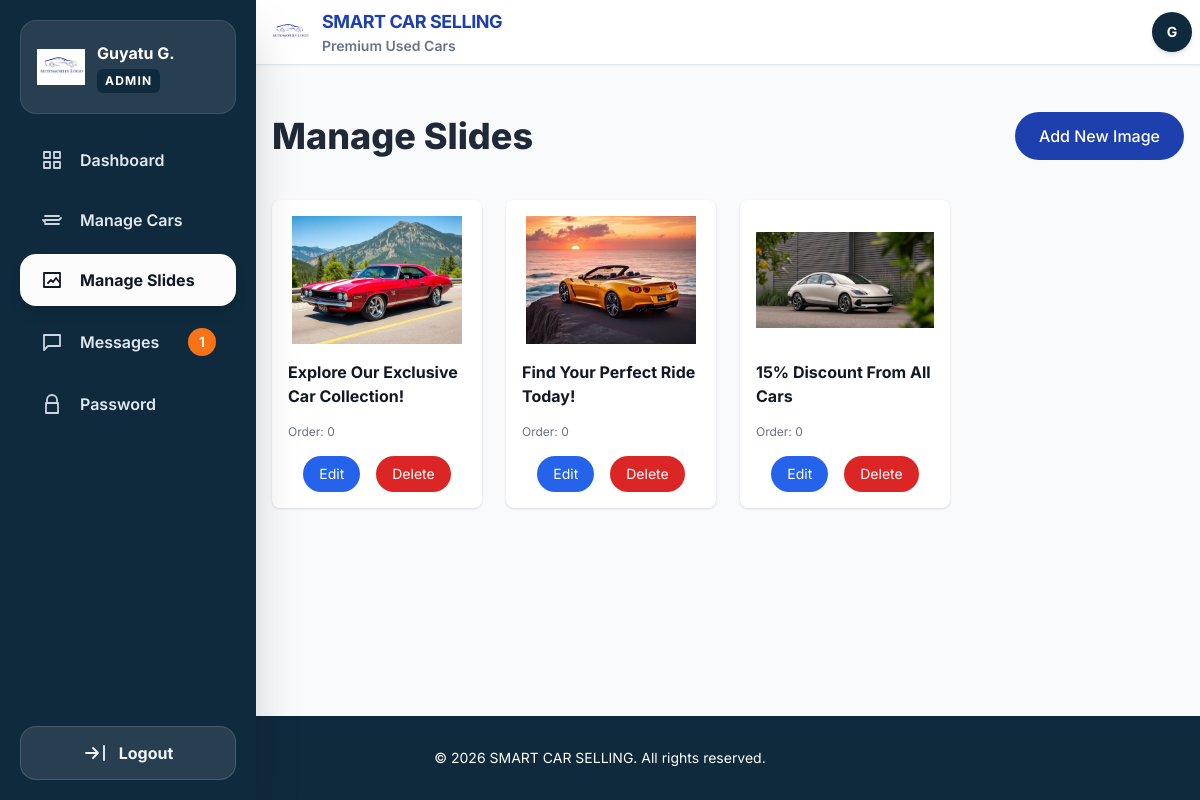
Screenshot of /admin/hero_images.php (signed in) with the database file from the repository.
### tables this page shows
CREATE TABLE IF NOT EXISTS `users` (
  `id` int(11) NOT NULL AUTO_INCREMENT,
  `username` varchar(50) NOT NULL,
  `password` varchar(255) NOT NULL,
  `role` enum('super_admin','admin','user') DEFAULT 'admin',
  `created_at` datetime DEFAULT current_timestamp(),
  `email` varchar(100) NOT NULL DEFAULT '',
  `name` varchar(100) NOT NULL DEFAULT '',
  `phone` varchar(20) DEFAULT NULL,
  `force_password_change` tinyint(1) NOT NULL DEFAULT 0,
  PRIMARY KEY (`id`)
);

CREATE TABLE IF NOT EXISTS `hero_images` (
  `id` int(11) NOT NULL AUTO_INCREMENT,
  `title` varchar(255) NOT NULL DEFAULT '',
  `description` text DEFAULT NULL,
  `image_path` varchar(500) NOT NULL,
  `order` int(11) DEFAULT 0,
  `created_at` timestamp NOT NULL DEFAULT current_timestamp(),
  `updated_at` timestamp NOT NULL DEFAULT current_timestamp() ON UPDATE current_timestamp(),
  PRIMARY KEY (`id`)
);

### site_settings.php (called while the page is built, shortened)
<?php
function get_site_settings(PDO $pdo): array
{
    $defaults = [
        'site_name' => 'Smart Car Selling',
        'tagline' => 'Premium Used Cars',
        'logo_path' => 'car.png',
        'contact_phone' => '',
        'additional_phones' => '[]',
        'contact_email' => '',
        'address' => '',
        'primary_color' => '#1E40AF',
        'accent_color' => '#F59E0B',
        'header_color' => '#F3F4F6',
        'footer_color' => '#172554',
        'header_content_color' => '#1E40AF',
        'footer_content_color' => '#FFFFFF',
    ];
    $stmt = $pdo->query('SELECT setting_key, setting_value FROM site_settings');
    foreach ($stmt->fetchAll(PDO::FETCH_ASSOC) as $setting) {
        if (array_key_exists($setting['setting_key'], $defaults)) {
            $defaults[$setting['setting_key']] = $setting['setting_value'];
        }
    }
    return $defaults;
}

### admin/session.php (called while the page is built, shortened)
<?php
require_once __DIR__ . '/config.php';
$stmt = $pdo->prepare("SELECT id, name, email, phone, role, force_password_change FROM users WHERE id = ? AND role IN ('admin', 'super_admin')");
$stmt->execute([$_SESSION['admin_id']]);
$admin = $stmt->fetch(PDO::FETCH_ASSOC);
$displayName = !empty($admin['name'])
    ? $admin['name']
    : ($admin['email'] ?: $admin['phone']);
require_once __DIR__ . '/../site_settings.php';
$siteSettings = get_site_settings($pdo);
$adminLogoPath = '../' . ltrim($siteSettings['logo_path'], '/');

### admin/hero_images.php (the view, shortened to what this page needs)
<?php
require_once __DIR__ . '/session.php';
$stmt = $pdo->query("SELECT * FROM hero_images ORDER BY `order` ASC, created_at DESC");
$images = $stmt->fetchAll(PDO::FETCH_ASSOC);
?>
<!DOCTYPE html>
<html lang="en" class="scroll-smooth">
<head>
  <script src="https://cdn.tailwindcss.com"></script>
</head>
<body class="bg-gray-100 dark:bg-gray-900 text-gray-900 dark:text-gray-100 min-h-screen flex flex-col">
  <?php include __DIR__ . '/header.php'; ?>
  <?php $activeSidebar = 'slides'; include __DIR__ . '/sidebar.php'; ?>
  <main id="main-content" class="flex-1 transition-all duration-300 bg-gray-50 w-full pt-16 px-4">
    <div class="max-w-7xl mx-auto py-12">
      <div class="flex justify-between items-center mb-10">
        <h1
          class="text-lg xs:text-xl sm:text-2xl md:text-3xl lg:text-4xl font-extrabold text-gray-800 whitespace-nowrap">
          Manage Slides</h1>
        <button id="add-image-btn"
          class="bg-primary hover:bg-blue-700 text-white px-4 py-2 sm:px-6 sm:py-3 rounded-full font-medium transition text-sm sm:text-base whitespace-nowrap">
          Add New Image
        </button>
      </div>
      <div class="grid grid-cols-2 lg:grid-cols-4 gap-6">
        <?php foreach ($images as $img): ?>
          <div class="bg-white dark:bg-gray-800 p-4 rounded-lg shadow">
            <img src="../<?= htmlspecialchars($img['image_path']) ?>" class="w-full h-32 object-contain rounded mb-4">
            <?php if (trim((string) $img['title']) !== ''): ?>
              <h3 class="font-bold text-sm sm:text-base leading-tight break-words mb-1">
                <?= htmlspecialchars($img['title']) ?></h3>
            <?php endif; ?>
            <p class="text-xs text-gray-500">Order: <?= (int) $img['order'] ?></p>
            <div class="mt-4 w-[96%] mx-auto flex justify-center gap-4">
              <a href="?edit=<?= $img['id'] ?>"
                class="bg-blue-600 hover:bg-blue-700 text-white px-4 py-2 rounded-full text-sm transition">Edit</a>
              <button onclick="deleteImage(<?= $img['id'] ?>)"
                class="bg-red-600 hover:bg-red-700 text-white px-4 py-2 rounded-full text-sm transition">Delete</button>
            </div>
          </div>
        <?php endforeach; ?>
      </div>
    </div>
  </main>
  <footer class="bg-[#0f2a3d] text-white py-8 text-center text-sm">
    &copy; <?= date('Y') ?> <?= htmlspecialchars(strtoupper($siteSettings['site_name']), ENT_QUOTES, 'UTF-8') ?>. All rights reserved.
  </footer>
</body>
</html>

### admin/header.php (shortened to what this page needs)
<header class="fixed left-0 right-0 top-0 z-50 border-b border-slate-200 bg-white shadow-sm">
  <div class="flex h-16 w-full items-center justify-between px-2 lg:h-16">
    <div id="header-left" class="flex items-center transition-all duration-300">
      <a href="dashboard.php" class="ml-1 flex items-center gap-3">
        <img src="<?= htmlspecialchars($adminLogoPath, ENT_QUOTES, 'UTF-8') ?>" alt="Logo"
          class="h-10 w-10 object-contain">
        <span class="flex min-w-0 max-w-[42vw] flex-col">
          <span class="truncate text-base font-bold uppercase tracking-tight text-primary lg:text-lg">
            <?= htmlspecialchars($siteSettings['site_name'], ENT_QUOTES, 'UTF-8') ?>
          </span>
          <?php if ($siteSettings['tagline'] !== ''): ?>
            <span class="truncate text-xs font-semibold normal-case text-slate-500 sm:text-sm">
              <?= htmlspecialchars($siteSettings['tagline'], ENT_QUOTES, 'UTF-8') ?>
            </span>
          <?php endif; ?>
        </span>
      </a>
    </div>
    <div class="text-slate-900">
      <div class="relative">
        <button id="profile-btn" class="rounded-full transition" aria-label="Open profile menu">
          <span class="flex h-10 w-10 items-center justify-center rounded-full bg-[#0f2a3d] text-sm font-bold text-white shadow-md">
            <?= htmlspecialchars(strtoupper(substr($displayName, 0, 1)), ENT_QUOTES, 'UTF-8') ?>
          </span>
        </button>
      </div>
    </div>
  </div>
</header>

### admin/sidebar.php (shortened to what this page needs)
<?php
$unreadMessages = 0;
try {
    $unreadMessages = (int) $pdo->query("SELECT COUNT(*) FROM contact_messages WHERE is_read = 0")->fetchColumn();
} catch (Throwable $e) {
    $unreadMessages = 0;
}
$activeSidebar = $activeSidebar ?? '';
$nameParts = preg_split('/\s+/', trim((string) $displayName)) ?: [];
$firstName = $nameParts[0] ?? '';
$firstName = $firstName !== '' ? mb_strtoupper(mb_substr($firstName, 0, 1)) . mb_substr($firstName, 1) : 'Admin';
$shortName = $firstName;
if (isset($nameParts[1]) && trim($nameParts[1]) !== '') {
    $shortName .= ' ' . mb_strtoupper(mb_substr(trim($nameParts[1]), 0, 1)) . '.';
}
$navItems = [
    'dashboard' => ['Dashboard', 'dashboard.php', '<path stroke-linecap="round" stroke-linejoin="round" stroke-width="1.8" d="M4 4h6v6H4zm10 0h6v6h-6zM4 14h6v6H4zm10 0h6v6h-6z"/>'],
    'cars' => ['Manage Cars', 'cars.php', '<path stroke-linecap="round" stroke-linejoin="round" stroke-width="1.8" d="M5 12h14M5 8h14M5 16h14M3 12l2 2m14-2l2-2"/>'],
    'slides' => ['Manage Slides', 'hero_images.php', '<path stroke-linecap="round" stroke-linejoin="round" stroke-width="1.8" d="M4 5h16v14H4zm4 10l3-3 2 2 3-4 4 5"/>'],
    'messages' => ['Messages', 'messages.php', '<path stroke-linecap="round" stroke-linejoin="round" stroke-width="1.8" d="M4 5h16v11H8l-4 4V5z"/>'],
];
?>
<aside id="sidebar"
  class="fixed inset-y-0 left-0 z-50 flex w-64 -translate-x-full flex-col bg-[#0f2a3d] text-white shadow-2xl transition-transform duration-300 ease-in-out">
  <div class="mx-5 mt-5 flex items-center justify-between rounded-2xl border border-white/10 bg-white/10 px-4 py-5">
    <a href="dashboard.php" class="flex min-w-0 items-center gap-3 overflow-hidden">
      <img src="<?= htmlspecialchars($adminLogoPath, ENT_QUOTES, 'UTF-8') ?>" alt="Logo" class="h-12 w-12 flex-shrink-0 object-contain">
      <span class="min-w-0">
        <span class="block truncate text-base font-bold"><?= htmlspecialchars($shortName, ENT_QUOTES, 'UTF-8') ?></span>
        <span class="mt-1 inline-block rounded-md bg-[#0f2a3d] px-2 py-1 text-xs font-bold tracking-widest text-white"><?= $admin['role'] === 'super_admin' ? 'SUPER ADMIN' : 'ADMIN' ?></span>
      </span>
    </a>
  </div>
  <nav class="mt-5 flex-1 overflow-y-auto px-5 pb-4">
    <ul class="space-y-2">
      <?php foreach ($navItems as $key => [$label, $href, $icon]): ?>
        <li>
          <a href="<?= htmlspecialchars($href, ENT_QUOTES, 'UTF-8') ?>"
            class="<?= $activeSidebar === $key
              ? 'flex items-center gap-4 rounded-2xl bg-[#FCFCFC] px-5 py-3.5 text-base font-bold text-slate-900 shadow-lg'
              : 'flex items-center gap-4 rounded-xl px-5 py-3.5 text-base font-semibold text-slate-200 transition hover:bg-white/10 hover:text-white' ?>">
            <svg class="h-6 w-6 <?= $activeSidebar === $key ? '' : 'text-slate-300' ?>" fill="none" stroke="currentColor" viewBox="0 0 24 24"><?= $icon ?></svg>
            <span><?= htmlspecialchars($label, ENT_QUOTES, 'UTF-8') ?></span>
            <?php if ($key === 'messages' && $unreadMessages > 0): ?>
              <span class="ml-auto flex h-7 w-7 items-center justify-center rounded-full bg-orange-500 text-sm text-white"><?= $unreadMessages ?></span>
            <?php endif; ?>
          </a>
        </li>
      <?php endforeach; ?>
      <li>
        <a href="change_password.php" class="<?= $activeSidebar === 'password'
          ? 'flex items-center gap-4 rounded-2xl bg-[#FCFCFC] px-5 py-3.5 text-base font-bold text-slate-900 shadow-lg'
          : 'flex items-center gap-4 rounded-xl px-5 py-3.5 text-base font-semibold text-slate-200 transition hover:bg-white/10 hover:text-white' ?>">
          <svg class="h-6 w-6 <?= $activeSidebar === 'password' ? '' : 'text-slate-300' ?>" fill="none" stroke="currentColor" viewBox="0 0 24 24"><path stroke-linecap="round" stroke-linejoin="round" stroke-width="1.8" d="M7 11V8a5 5 0 0110 0v3m-11 0h12v10H6V11z"/></svg>
          Password
        </a>
      </li>
    </ul>
  </nav>
  <div class="px-5 pb-5">
    <form action="logout.php" method="POST" data-confirm-title="Log out?" data-confirm-message="Are you sure you want to log out of the admin panel?" data-confirm-button="Log out">
      <button type="submit"
        class="flex w-full items-center justify-center gap-3 rounded-2xl border border-white/15 bg-white/10 py-3.5 text-base font-bold text-slate-100 transition hover:border-red-400/40 hover:bg-red-500/10">
        <svg class="h-6 w-6" fill="none" stroke="currentColor" viewBox="0 0 24 24"><path stroke-linecap="round" stroke-linejoin="round" stroke-width="1.8" d="M10 17l5-5-5-5m5 5H3m18 7V5"/></svg>
        Logout
      </button>
    </form>
  </div>
</aside>

### admin/header.php (style rules this page uses)
@media (min-width: 1024px) { #sidebar { transform: translateX(0) !important; } }
@media (min-width: 1024px) { #main-content { margin-left: 256px !important; width: calc(100% - 256px) !important; } }
@media (min-width: 1024px) { #header-left { margin-left: 258px !important; } }

### rows the page displays
users: name "G", name "Guyatu G."
hero_images: image_path (picture), title "Explore Our Exclusive Car Collection!", order "0"
hero_images: image_path (picture), title "Find Your Perfect Ride Today!", order "0"
hero_images: image_path (picture), title "15% Discount From All Cars", order "0"

### other values shown
$siteSettings['site_name'] "SMART CAR SELLING"
$siteSettings['tagline'] "Premium Used Cars"
$label "Dashboard"
$label "Manage Cars"
$label "Manage Slides"
$label "Messages"
$unreadMessages "1"
